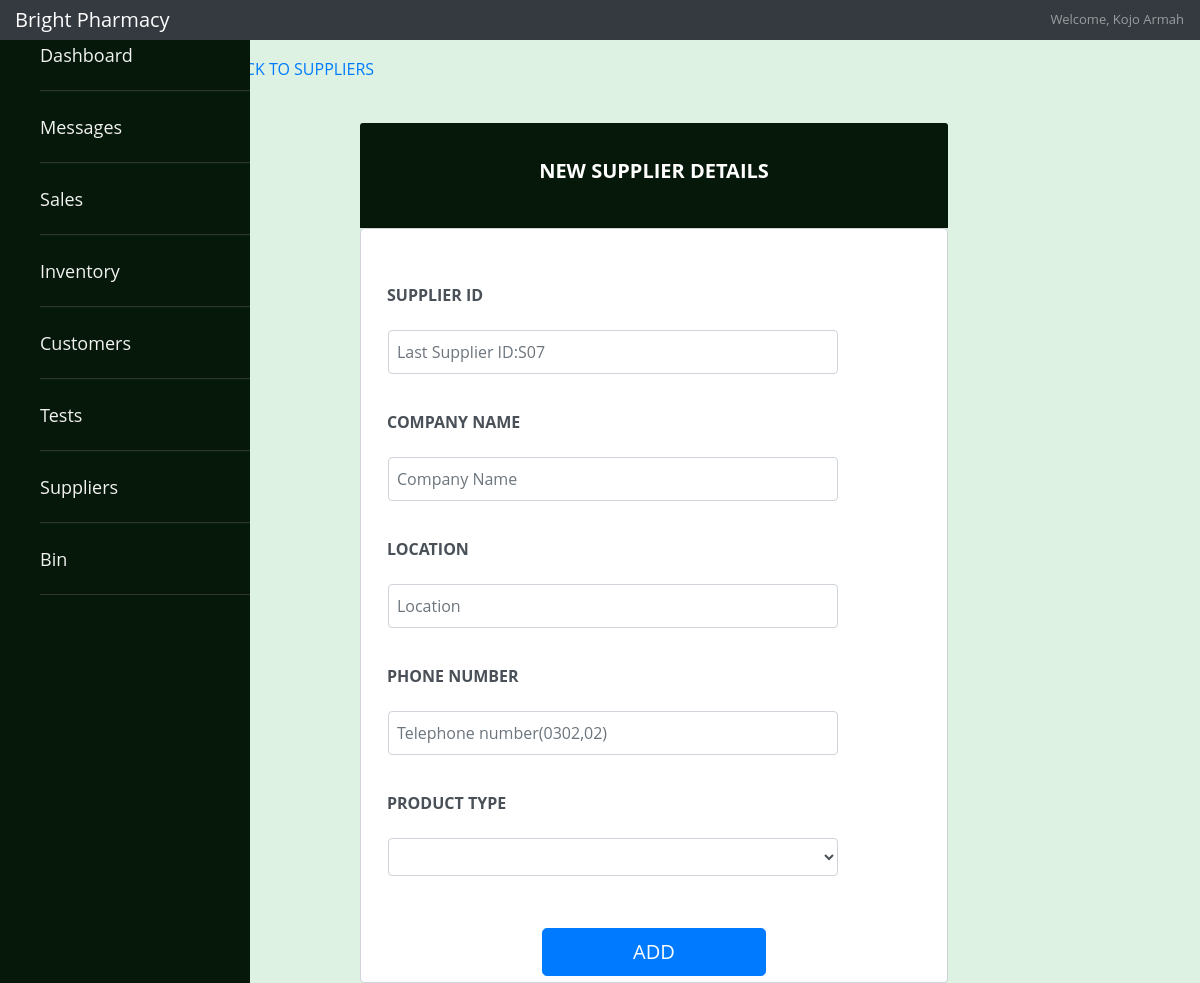
/employee/general_add_suppliers.php (signed in), run on the app's committed database.
### tables this page shows
CREATE TABLE `Employee_Log_in` (
  `EmployeeID` int(3) NOT NULL,
  `Password` varchar(300) NOT NULL
);

CREATE TABLE `Employee` (
  `EmployeeID` int(3) NOT NULL,
  `EmployeeFname` varchar(15) NOT NULL,
  `EmployeeLname` varchar(15) NOT NULL,
  `EmployeeGender` enum('male','female') DEFAULT NULL,
  `EmployeeDOB` date DEFAULT NULL,
  `EmployeeAddress` varchar(30) NOT NULL,
  `DepartmentID` int(11) NOT NULL,
  `ShiftTime` time NOT NULL,
  `EmploymentDate` date NOT NULL,
  `Salary` varchar(255) DEFAULT NULL,
  `EmployeeStatus` enum('Active','Inactive','On-Leave','') NOT NULL
);

CREATE TABLE `suppliers` (
  `SuppliersID` varchar(3) NOT NULL,
  `CompanyName` varchar(20) DEFAULT NULL,
  `CompanyLocation` varchar(20) DEFAULT NULL,
  `TelephoneNumber` varchar(10) NOT NULL,
  `ProductType` enum('Medicine','Toiletries') DEFAULT NULL,
  `CompanyStatus` enum('ACTIVE','TERMINATED') NOT NULL DEFAULT 'ACTIVE'
);

### employee/general_add_suppliers.php (the view, shortened to what this page needs)
<?php
     require_once("connection.php");
     if($_SESSION["loggedin"]){
        $id=$_SESSION["id"];
        $sql="SELECT * FROM Employee inner join Employee_Log_in ON Employee.EmployeeID=Employee_Log_in.EmployeeID WHERE Employee.EmployeeID='$id'";
        $results=mysqli_query($conn,$sql);
      if($row = mysqli_fetch_assoc($results)) {
        $fname=$row["EmployeeFname"];
        $lname=$row["EmployeeLname"];
    }
    $inventoryid="SELECT SuppliersID from suppliers ORDER BY SuppliersID DESC LIMIT 1; ";
    $res_inventory=mysqli_query($conn,$inventoryid);
    $row_inventory=mysqli_fetch_assoc($res_inventory);
    $last_num=$row_inventory['SuppliersID'];
}
     ?>
<!DOCTYPE html>
<html lang="en">
<head>
    <link rel="stylesheet" href="https://maxcdn.bootstrapcdn.com/bootstrap/4.0.0/css/bootstrap.min.css">
    <link href="https://unpkg.com/ionicons@4.5.10-0/dist/css/ionicons.min.css" rel="stylesheet">
   <link rel="stylesheet" href="/final-melwinkle/css/main.css">
   <link rel="stylesheet" href="/final-melwinkle/css/sales.css">
</head>
<body>
<nav class="navbar navbar-dark fixed-top bg-dark flex-md-nowrap p-0 shadow">
      <a class="navbar-brand col-sm-3 col-md-2 mr-0" href="#">Bright Pharmacy</a>
      <ul class="navbar-nav px-3">
        <li class="nav-item text-nowrap">
          <a class="nav-link" href="/final-melwinkle/employee/employee_profile.php"><?php
      if($fname && $lname) {
        echo  "Welcome, ".$fname." ".$lname;
      }
      else {
        echo "Employee";
      }
    ?></a>
        </li>
      </ul>
    </nav>
    <div class="wrapper"  >
  <nav id="sidebar" aria-label="side">
<ul class="list-items">
<?php
$depart="SELECT DepartmentID from  Employee  where EmployeeID=$id";
$res=mysqli_query($conn,$depart);
$row_d=mysqli_fetch_assoc($res);
if($row_d['DepartmentID']==4){
  echo "<li><a href='/final-melwinkle/employee/administrator/administrator_dashboard.php'><i class='icon ion-md-home' size='large'></i> Dashboard</a></li>
  <li><a href='/final-melwinkle/employee/administrator/administrator_employee.php'><i class='icon ion-md-people' size='large'></i>Employee</a></li>
  <li><a href='/final-melwinkle/employee/administrator/administrator_messages.php'><i class='icon ion-md-mail' size='large'></i> Messages</a></li>";
}else{
  echo "<li><a href='/final-melwinkle/employee/employee_dashboard.php'><i class='icon ion-md-home' size='large'></i> Dashboard</a></li>
  <li><a href='/final-melwinkle/employee/employee_messages.php'><i class='icon ion-md-mail' size='large'></i> Messages</a></li>";
}
?>
<li><a href="/final-melwinkle/employee/employee_sales.php"><i class='icon ion-md-cash' size='large'></i> Sales</a></li>
<li><a href="/final-melwinkle/employee/employee_inventory.php"> <i class='icon ion-md-hammer' size='large'></i> Inventory</a></li>
<li><a href="/final-melwinkle/employee/customer/customer.php"> <i class='icon ion-md-people' size='large'></i> Customers</a></li>
<li><a href="/final-melwinkle/employee/employee_tests.php">  <i class='icon ion-md-clipboard' size='large'></i> Tests</a></li>
<li><a href="/final-melwinkle/employee/general_suppliers.php">  <i class='icon ion-md-basket' size='large'></i> Suppliers</a></li>
<li><a href='/final-melwinkle/employee/bin.php'><i class='icon ion-md-trash' size='large'></i> Bin</a></li>
</ul>
</nav>
  </div>
  <div class="row" style="padding-left:20%;padding-right:5px;margin-top:5%">
                    <h6 class="text-muted vb">
                            <a href="general_suppliers.php"><i class='icon ion-md-arrow-back' size='large'></i>BACK TO SUPPLIERS
                            </a>
                        </h6>
                    </div>
<div style="margin-top:3%;margin-left:30%">
<div class="card-header" style="width:70%;background:rgb(6, 24, 9)">
  <h5 class=" info-color white-text text-center py-4" style="color:white">
    <strong>NEW SUPPLIER DETAILS</strong>
  </h5>
  </div>
<form class="form-control" action="<?php echo $_SERVER['PHP_SELF']; ?>" method="post" style="width:70%" data-parsley-validate>
<div class="md-form form-group mt-5">
<label for="inventoryid">SUPPLIER ID</label><br>
<input  class="form-control" type="text" name="supplierid" id="inventoryid" placeholder="Last Supplier ID:<?php echo $last_num;?> " data-parsley-pattern="^[S0-9(2)]+$" data-parsley-trigger="keyup" data-parsley-error-message='Enter ID Properly(`SUPPLIER` NAME( S for Supplier eg S06)' value='<?php if(isset($_GET['SID'])){echo $_GET['SID'];}?>'><br>
<label for="inventory">COMPANY NAME</label><br>
<input  class="form-control" type="text" name="companyname" id="inventory" placeholder="Company Name" data-parsley-pattern="^[a-zA-Z0-9:- ]+$" data-parsley-trigger="keyup" data-parsley-error-message='Enter Company Name Properly' value='<?php if(isset($_GET['CompanyName'])){echo $_GET['CompanyName'];}?>'><br>
<label for="date">LOCATION</label><br>
<input  class="form-control" type="text" name="location" id="inventory" placeholder="Location" data-parsley-pattern="^[a-zA-Z0-9:- ]+$" data-parsley-trigger="keyup" data-parsley-error-message='Enter Location Properly' value='<?php if(isset($_GET['Location'])){echo $_GET['Location'];}?>'><br>
<label for="quantity">PHONE NUMBER</label><br>
  <input class="form-control quantity"  name="phone"  type="text" id="quantity" placeholder="Telephone number(0302,02)" data-parsley-maxlength="10" data-parsley-trigger="keyup" data-parsley-error-message='Enter Number properly' value='<?php if(isset($_GET['phone'])){echo $_GET['phone'];}?>'><br>
  <label for="product">PRODUCT TYPE</label><br>
  <select class="form-control" name="type" id="product" required>
  <option  value='<?php if(isset($_GET['type'])){echo $_GET['type'];}?>'><?php if(isset($_GET['type'])){echo $_GET['type'];}?></option>
    <?php
    $sql="SELECT COLUMN_TYPE FROM INFORMATION_SCHEMA.COLUMNS WHERE TABLE_NAME = 'suppliers' AND COLUMN_NAME = 'ProductType' ";
    $result=mysqli_query($conn,$sql);
    while($row = mysqli_fetch_array($result)) {
       $type=$row['COLUMN_TYPE'];
       $output = str_replace("enum('", "", $type);
       $output = str_replace("')", "", $output);
       $results = explode("','", $output);
       for($i = 0; $i < count($results); $i++) {
           echo "<option name='product' id='product' value='$results[$i]'>$results[$i]</option>
       ";
       }
    }
    ?>
</select><br>
</div>
<button type="submit" class="btn btn-primary btn-lg" style="margin-left:30%;width:40%" name="add" >ADD</button>
</form>
</div>
</body>
</html>

### css/main.css (style rules this page uses)
.wrapper { background: rgb(14, 80, 14); }
.form-control input { margin-bottom: 12px; width: 90%; padding: 9px 8px; flex: 5 2; margin-top:5px; margin-left:15px; background-color: fade(white, 20%); }
#sidebar { height: 100%; width: 250px; position: fixed; z-index: 1; top: 0; left: 0; background-color:rgb(14, 80, 14); overflow-x: hidden; padding-top: 20px; color: white; }
#sidebar .list-items { position: relative; background: rgb(6, 24, 9); width: 100%; height: 100%; list-style: none; }
#sidebar .list-items li { line-height: 70px; border-top: 1px solid rgb(5, 33, 9); border-bottom: 1px solid #333; transition: all 0.3s ease; }
#sidebar .list-items li:first-child { border-top: none; }
#sidebar .list-items li a { color: #f2f2f2; text-decoration: none; font-size: 18px; font-weight: 500; height: 100%; width: 100%; display: block; }

### css/sales.css (style rules this page uses)
.form-control input { padding: 5px; margin-bottom: 12px; width: 80%; padding: 9px 8px; flex: 5 2; margin-top:5px; margin-left:15px; }
.form-control label { padding:10px 9px; flex: 5 2; font-weight: bold; margin-left: 5px; margin-top: -20px; }
.form-control select { padding: 5px; margin-bottom: 12px; width: 80%; padding: 9px 8px; flex: 5 2; margin-top:5px; margin-left:15px; }
body { background-color: #ddf2e2; color:black; font-family: 'Open Sans', sans-serif; font-size: 13px; text-rendering: optimizeLegibility; -webkit-font-smoothing: antialiased; -moz-font-smoothing: antialiased; height:100%; }

### data on the page
employee_log_in: EmployeeID.EmployeeFname "Kojo", EmployeeID.EmployeeLname "Armah"
suppliers: supplierid "Last Supplier ID:S07"
